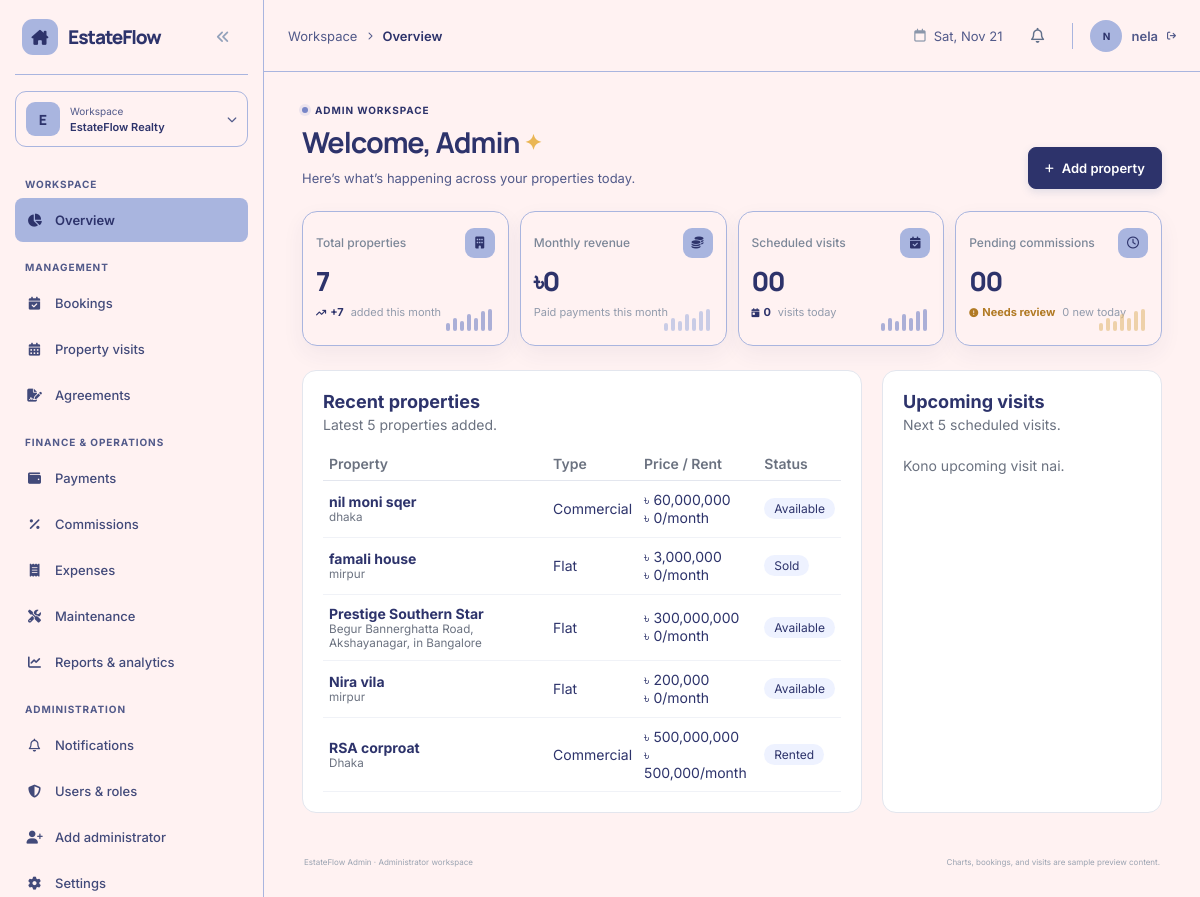
The page /backend/admin/users_dashboard.php (signed in) on the database its author committed.
### tables this page shows
CREATE TABLE `properties` (
  `property_id` bigint UNSIGNED NOT NULL,
  `owner_id` bigint UNSIGNED NOT NULL,
  `title` varchar(100) NOT NULL,
  `property_type` enum('flat','land','commercial') NOT NULL,
  `address` varchar(255) NOT NULL,
  `area_sqft` decimal(10,2) DEFAULT NULL,
  `price` decimal(12,2) DEFAULT NULL,
  `monthly_rent` decimal(12,2) DEFAULT NULL,
  `flat_details` varchar(100) NOT NULL,
  `status` enum('available','sold','rented') NOT NULL DEFAULT 'available',
  `description` text,
  `created_at` datetime NOT NULL DEFAULT CURRENT_TIMESTAMP,
  `imagas` varchar(100) NOT NULL
);

### backend/admin/users_dashboard.php (the view, shortened to what this page needs)
<?php
include_once __DIR__ . '/dbconfig.php';
function takaParts($n) {
  $n = (float)$n;
  return ['৳' . number_format($n), ''];
}
$monthStart = date('Y-m-01');
$prevStart  = date('Y-m-01', strtotime('-1 month', strtotime($monthStart)));
$totalProperties = $addedThisMonth = 0;
$r = $conn->query("SELECT COUNT(*) AS total, COALESCE(SUM(created_at >= '$monthStart'), 0) AS added FROM properties");
if ($r && ($s = $r->fetch_assoc())) {
  $totalProperties = (int)$s['total'];
  $addedThisMonth  = (int)$s['added'];
}
$revenueNow = $revenuePrev = 0;
$r = $conn->query("SELECT
    COALESCE(SUM(CASE WHEN paid_at >= '$monthStart' THEN amount END), 0) AS cur,
    COALESCE(SUM(CASE WHEN paid_at >= '$prevStart' AND paid_at < '$monthStart' THEN amount END), 0) AS prev
  FROM payments WHERE status = 'paid'");
if ($r && ($s = $r->fetch_assoc())) {
  $revenueNow  = (float)$s['cur'];
  $revenuePrev = (float)$s['prev'];
}
$revenueChange = $revenuePrev > 0 ? round(($revenueNow - $revenuePrev) / $revenuePrev * 100, 1) : null;
[$revNum, $revUnit] = takaParts($revenueNow);
$scheduledVisits = $visitsToday = 0;
$r = $conn->query("SELECT COALESCE(SUM(status = 'scheduled'), 0) AS scheduled,
                          COALESCE(SUM(status = 'scheduled' AND DATE(visit_time) = CURDATE()), 0) AS today
                   FROM visits");
if ($r && ($s = $r->fetch_assoc())) {
  $scheduledVisits = (int)$s['scheduled'];
  $visitsToday     = (int)$s['today'];
}
$pendingCommissions = $newCommissionsToday = 0;
$r = $conn->query("SELECT COALESCE(SUM(payment_status = 'pending'), 0) AS pending,
                          COALESCE(SUM(DATE(created_at) = CURDATE()), 0) AS today
                   FROM commissions");
if ($r && ($s = $r->fetch_assoc())) {
  $pendingCommissions   = (int)$s['pending'];
  $newCommissionsToday  = (int)$s['today'];
}
$recentProperties = $conn->query("SELECT property_id, title, property_type, address, price, monthly_rent, status
                                  FROM properties
                                  ORDER BY created_at DESC
                                  LIMIT 5");
$upcomingVisits = $conn->query("SELECT v.visit_id, v.visit_time, p.title, p.address
                                FROM visits v
                                LEFT JOIN properties p ON p.property_id = v.property_id
                                WHERE v.status = 'scheduled' AND v.visit_time >= NOW()
                                ORDER BY v.visit_time ASC
                                LIMIT 5");
?>
<!doctype html>
<html lang="en">
<head>
  <?php include __DIR__ . '/../shared/partials/home_styles.php'; ?>
</head>
<body class="admin-dashboard">
  <div class="admin-layout" id="admin-layout">
  <?php include __DIR__ . '/../shared/partials/admin_leftber.php'; ?>
    <div class="main-shell">
  <?php include __DIR__ . '/../shared/partials/header.php'; ?>
      <main class="dashboard-main" id="main-content">
        <section class="page-heading" id="overview" aria-labelledby="welcome-heading">
          <div>
            <p class="page-eyebrow"><span class="live-dot"></span> Admin workspace</p>
            <h1 id="welcome-heading"><span id="greeting">Welcome, Admin</span> <span class="wave" aria-hidden="true">✦</span></h1>
            <p class="page-subtitle">Here’s what’s happening across your properties today.</p>
          </div>
          <div class="heading-actions">
            <button class="button button-primary" id="open-property-modal" type="button">
              <i class="fa-solid fa-plus" aria-hidden="true"></i>
              <span>Add property</span>
            </button>
          </div>
        </section>
        <section class="stat-grid" aria-label="Portfolio overview">
          <article class="stat-card">
            <div class="stat-top"><span class="stat-label">Total properties</span><span class="stat-icon stat-icon-blue"><i class="fa-solid fa-building" aria-hidden="true"></i></span></div>
            <div class="stat-value"><?= $totalProperties ?></div>
            <div class="stat-foot"><span class="trend trend-positive"><i class="fa-solid fa-arrow-trend-up" aria-hidden="true"></i> +<?= $addedThisMonth ?></span><span>added this month</span></div>
            <span class="stat-spark spark-blue" aria-hidden="true"><i></i><i></i><i></i><i></i><i></i><i></i><i></i></span>
          </article>
          <article class="stat-card">
            <div class="stat-top"><span class="stat-label">Monthly revenue</span><span class="stat-icon stat-icon-green"><i class="fa-solid fa-coins" aria-hidden="true"></i></span></div>
            <div class="stat-value"><?= htmlspecialchars($revNum) ?><?php if ($revUnit): ?><span class="stat-unit"><?= $revUnit ?></span><?php endif; ?></div>
            <div class="stat-foot">
              <?php if ($revenueChange === null): ?>
                <span>Paid payments this month</span>
              <?php else: ?>
                <span class="trend <?= $revenueChange >= 0 ? 'trend-positive' : 'trend-attention' ?>"><i class="fa-solid <?= $revenueChange >= 0 ? 'fa-arrow-trend-up' : 'fa-arrow-trend-down' ?>" aria-hidden="true"></i> <?= abs($revenueChange) ?>%</span><span>vs. last month</span>
              <?php endif; ?>
            </div>
            <span class="stat-spark spark-green" aria-hidden="true"><i></i><i></i><i></i><i></i><i></i><i></i><i></i></span>
          </article>
          <article class="stat-card">
            <div class="stat-top"><span class="stat-label">Scheduled visits</span><span class="stat-icon stat-icon-purple"><i class="fa-solid fa-calendar-check" aria-hidden="true"></i></span></div>
            <div class="stat-value"><?= sprintf('%02d', $scheduledVisits) ?></div>
            <div class="stat-foot"><span class="trend trend-positive"><i class="fa-solid fa-calendar-day" aria-hidden="true"></i> <?= $visitsToday ?></span><span>visits today</span></div>
            <span class="stat-spark spark-purple" aria-hidden="true"><i></i><i></i><i></i><i></i><i></i><i></i><i></i></span>
          </article>
          <article class="stat-card">
            <div class="stat-top"><span class="stat-label">Pending commissions</span><span class="stat-icon stat-icon-amber"><i class="fa-regular fa-clock" aria-hidden="true"></i></span></div>
            <div class="stat-value"><?= sprintf('%02d', $pendingCommissions) ?></div>
            <div class="stat-foot"><span class="trend trend-attention"><i class="fa-solid fa-circle-exclamation" aria-hidden="true"></i> Needs review</span><span><?= $newCommissionsToday ?> new today</span></div>
            <span class="stat-spark spark-amber" aria-hidden="true"><i></i><i></i><i></i><i></i><i></i><i></i><i></i></span>
          </article>
        </section>
        <section class="dash-panels" aria-label="Recent activity">
          <article class="dash-panel">
            <h2>Recent properties</h2>
            <p>Latest 5 properties added.</p>
            <div style="overflow-x:auto;">
              <table class="dash-table">
                <thead>
                  <tr><th>Property</th><th>Type</th><th>Price / Rent</th><th>Status</th></tr>
                </thead>
                <tbody>
                  <?php if ($recentProperties && $recentProperties->num_rows > 0): ?>
                    <?php while ($rp = $recentProperties->fetch_assoc()): ?>
                      <tr>
                        <td><strong><?= htmlspecialchars($rp['title']) ?></strong><small><?= htmlspecialchars($rp['address']) ?></small></td>
                        <td><?= htmlspecialchars(ucfirst($rp['property_type'])) ?></td>
                        <td>
                          <?php if ($rp['price'] !== null): ?>৳ <?= number_format($rp['price']) ?><?php endif; ?>
                          <?php if ($rp['monthly_rent'] !== null): ?><?= $rp['price'] !== null ? '<br>' : '' ?>৳ <?= number_format($rp['monthly_rent']) ?>/month<?php endif; ?>
                        </td>
                        <td><span class="dash-badge"><?= htmlspecialchars(ucfirst($rp['status'])) ?></span></td>
                      </tr>
                    <?php endwhile; ?>
                  <?php else: ?>
                    <tr><td colspan="4" class="dash-empty">Ekhono kono property nai.</td></tr>
                  <?php endif; ?>
                </tbody>
              </table>
            </div>
          </article>
          <article class="dash-panel">
            <h2>Upcoming visits</h2>
            <p>Next 5 scheduled visits.</p>
            <ul class="dash-list">
              <?php if ($upcomingVisits && $upcomingVisits->num_rows > 0): ?>
                <?php while ($uv = $upcomingVisits->fetch_assoc()): ?>
                  <li>
                    <strong><?= htmlspecialchars($uv['title'] ?? 'Property removed') ?></strong>
                    <small><?= htmlspecialchars(date('M d · h:i A', strtotime($uv['visit_time']))) ?><?= !empty($uv['address']) ? ' · ' . htmlspecialchars($uv['address']) : '' ?></small>
                  </li>
                <?php endwhile; ?>
              <?php else: ?>
                <li class="dash-empty">Kono upcoming visit nai.</li>
              <?php endif; ?>
            </ul>
          </article>
        </section>
  <?php include __DIR__ . '/../shared/partials/footer.php'; ?>
      </main>
    </div>
  </div>
</body>
</html>

### backend/shared/assets/css/global.css (style rules this page uses)
:root { color-scheme: light; --ef-cream: #fff2f2; --ef-cream-alt: #fff2f2; --ef-green-soft: #a9b5df; --ef-green: #2d336b; --ef-accent: #7886c7; --ef-navy-950: #2d336b; --ef-navy-900: #2d336b; --ef-navy-800: #2d336b; --ef-blue-700: #2d336b; --ef-blue-100: #a9b5df; --ef-teal-700: #2d336b; --ef-teal-100: #a9b5df; --ef-amber-700: #a76b13; --ef-amber-100: #fff3da; --ef-red-700: #b64e54; --ef-red-100: #fbebec; --ef-green-700: #2d336b; --ef-green-100: #a9b5df; --ef-ink: #2d336b; --ef-muted: #525a8a; --ef-border: #a9b5df; --ef-surface: #fff2f2; --ef-page: #fff2f2; --ef-sidebar-width: 264px; --ef-sidebar-collapsed-width: 78px; --ef-font-body: "Inter", "Segoe UI", Arial, sans-serif; --ef-font-heading: "Manrope", "Segoe UI", Arial, sans-serif; --ef-radius-sm: 8px; --ef-radius-md: 13px; --ef-radius-lg: 18px; --ef-shadow-card: 0 2px 12px rgb(45 51 107 / 4%); }
*, *::before, *::after { box-sizing: border-box; }
html { min-width: 320px; scroll-behavior: smooth; }
body { min-width: 320px; margin: 0; color: var(--ef-ink); background: var(--ef-page); font-family: var(--ef-font-body); font-size: 14px; -webkit-font-smoothing: antialiased; text-rendering: optimizeLegibility; }
button, input, select, textarea { color: inherit; font: inherit; }
button, select { cursor: pointer; }

### backend/shared/assets/css/palette.css (style rules this page uses)
:root { color-scheme: light; --ef-cream: #fff2f2; --ef-cream-alt: #fff2f2; --ef-green-soft: #a9b5df; --ef-green: #2d336b; --ef-accent: #7886c7; --ef-ink: #2d336b; --ef-muted: #525a8a; --ef-border: #a9b5df; --ef-surface: #fff2f2; --ef-page: #fff2f2; --ef-blue-700: #2d336b; --ef-blue-100: #a9b5df; --ef-teal-700: #2d336b; --ef-teal-100: #a9b5df; --ef-navy-950: #2d336b; --ef-navy-900: #2d336b; --ef-navy-800: #2d336b; }
.admin-dashboard { color: var(--ef-ink); background: var(--ef-page); }
.admin-dashboard .help-icon, .admin-dashboard .stat-icon-blue, .admin-dashboard .stat-icon-green, .admin-dashboard .stat-icon-purple, .admin-dashboard .stat-icon-amber { color: #2d336b; background: var(--ef-green-soft); }
.admin-dashboard .dashboard-main { background: var(--ef-page); }
.admin-dashboard .stat-card, .admin-dashboard .panel { border-color: var(--ef-border); background: var(--ef-surface); box-shadow: 0 8px 22px rgb(45 51 107 / 6%); }
.admin-dashboard .button-primary, .admin-dashboard .btn-primary { border-color: var(--ef-navy-950); color: #fff; background: var(--ef-navy-950); }
.admin-dashboard .trend-positive { color: #2d336b; }

### backend/admin/users_dashboard.php (style rules this page uses)
.dash-panels { display:grid; grid-template-columns:2fr 1fr; gap:20px; margin:24px 0; }
.dash-panel { background:#fff; border:1px solid #e3e6ee; border-radius:14px; padding:20px; }
.dash-panel h2 { font-size:18px; margin:0 0 4px; }
.dash-panel > p { margin:0 0 14px; color:#6b7280; font-size:14px; }
.dash-table { width:100%; border-collapse:collapse; font-size:14px; }
.dash-table th { text-align:left; color:#6b7280; font-weight:600; padding:8px 6px; border-bottom:1px solid #e3e6ee; }
.dash-table td { padding:10px 6px; border-bottom:1px solid #f0f2f7; }
.dash-table small { display:block; color:#6b7280; }
.dash-badge { display:inline-block; font-size:12px; padding:3px 10px; border-radius:20px; background:#eef2ff; }
.dash-list { list-style:none; margin:0; padding:0; }
.dash-list li { padding:10px 0; border-bottom:1px solid #f0f2f7; }
.dash-list li:last-child { border-bottom:0; }
.dash-empty { color:#6b7280; padding:10px 0; }

### rows shown on the page
properties: title "nil moni sqer", address "dhaka", property_type "Commercial", price "60,000,000", monthly_rent "0", status "Available"
properties: title "famali house", address "mirpur", property_type "Flat", price "3,000,000", monthly_rent "0", status "Sold"
properties: title "Prestige Southern Star", address "Begur Bannerghatta Road, Akshayanagar, in Bangalore", property_type "Flat", price "300,000,000", monthly_rent "0", status "Available"
properties: title "Nira vila", address "mirpur", property_type "Flat", price "200,000", monthly_rent "0", status "Available"
properties: title "RSA corproat", address "Dhaka", property_type "Commercial", price "500,000,000", monthly_rent "500,000", status "Rented"

### other values the page prints
$adminPageTitle "Overview"
$adminInitial "N"
$adminName "nela"
$totalProperties "7"
$addedThisMonth "7"
$revNum "৳0"
$scheduledVisits "00"
$visitsToday "0"
$pendingCommissions "00"
$newCommissionsToday "0"
